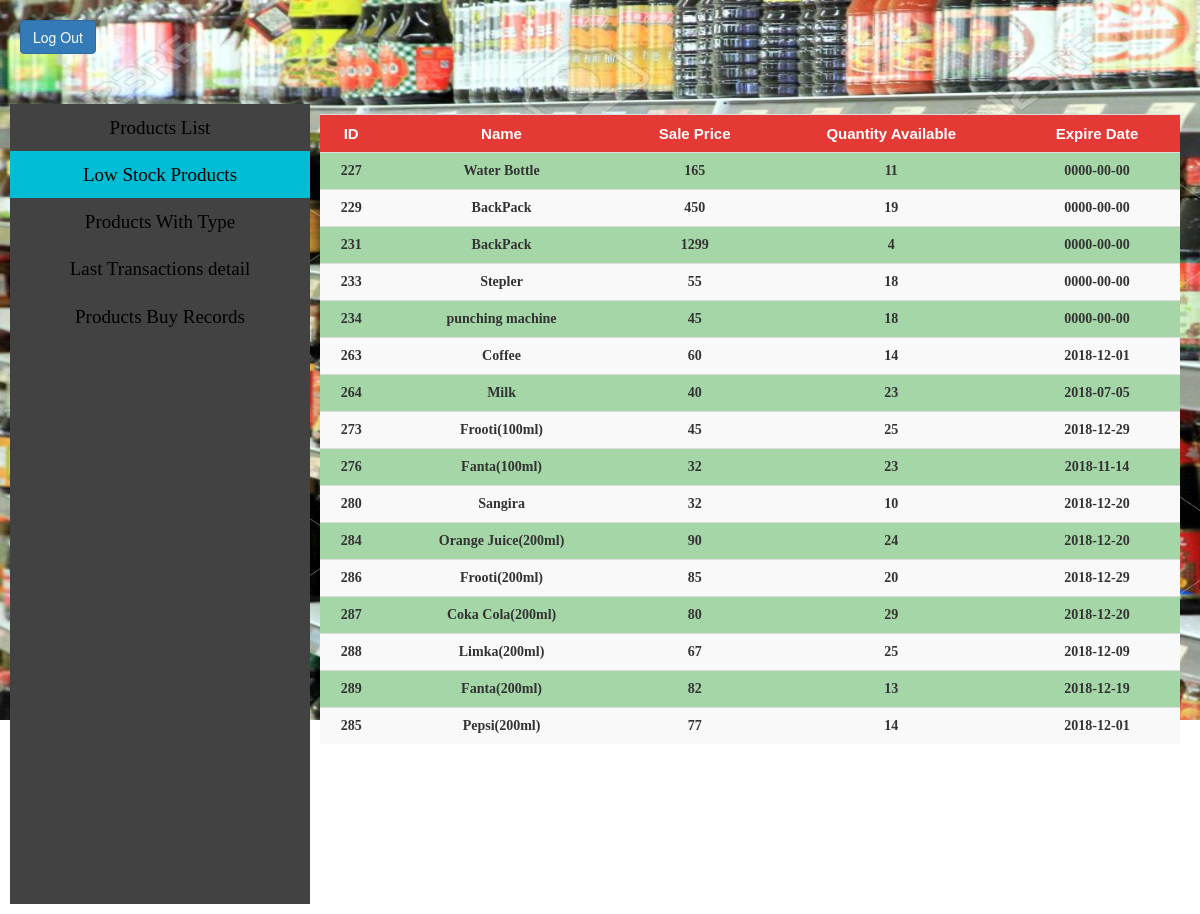
Page /SHOP/c2lowstock.php on the committed database.
### tables this page shows
create table stock
(
	st_id int,
    st_name varchar(128),
    st_comp varchar(128),
    st_type varchar(30),
    st_quen double,
    foreign key (st_id)  references products(pro_id) 
);

create table products 
(
	pro_id int,
	pro_name varchar(128),
    pro_manu_date date not null,
    pro_expire_dat date ,
    pro_pur_price float,
    pro_sal_price float,    
    primary key(pro_id)
);

### SHOP/c2lowstock.php (the view, shortened to what this page needs)
<!DOCTYPE html>
<html lang="en">
  <head>
      <link rel="stylesheet" type="text/css" href="admincss.css">
      <link href="css/bootstrap.min.css" rel="stylesheet">
  </head>
  <body>
    <?php
      require 'connect.inc.php';
      $query="select products.pro_id,products.pro_name,st_quen ,pro_sal_price,pro_expire_dat from products join stock on products.pro_id=stock.st_id where stock.st_quen<30";
      if($query_run = mysqli_query($conn,$query))
      {
      }
      else
      {
        echo "Query failed";
      }
    ?>
    <a href="index.php"><input type="button" class="btn btn-primary" value="Log Out" id="lgout"></a>
    <br><br>
    <ul class="nav">
      <li><a href="customerpage.php"  >Products List</a></li>
      <li><a href="c2lowstock.php" class="active">Low Stock Products</a></li>
      <li><a href="c3protype.php">Products With Type</a></li>
      <li><a href="c4tran.php">Last Transactions detail</a></li>
      <li><a href="c5buyrecord.php">Products Buy Records</a></li>
    </ul>
    <div class="sidebar">
          <table class="table table-striped">
            <tr>
              <td class="head"> ID </td>
              <td class="head"> Name </td>
              <td class="head"> Sale Price </th>
              <td class="head"> Quantity Available </th>
              <td class="head"> Expire Date </th>
            </tr>
            <?php while($row=mysqli_fetch_assoc($query_run)):?>
            <tr>
                <td><?php echo $row['pro_id']?></td>
                <td><?php echo $row['pro_name']?></td>
                <td><?php echo $row['pro_sal_price']?></td>
                <td><?php echo $row['st_quen']?></td>
                <td><?php echo $row['pro_expire_dat']?></td>
            </tr>
          <?php endwhile;?>
          </table>
    </div>
  </body>
</html>

### SHOP/admincss.css (style rules this page uses)
body { background-image:url(shop2.jpg); font-size: 10px; height: 100px; background-size: 1600px 720px; background-attachment: fixed; background-repeat:no-repeat; font-family:serif; }
#lgout { margin: 20px 0px 20px 20px; }
ul.nav { list-style-type: none; float: left; top: 5px; width: 25%; overflow: auto; height: 800%; margin: 10px; padding: 0px; background-color: #424242; }
td { text-align:center; font-size: 14px; font-weight: bold; font-family: comic sans ms; }
.head { font-weight: bolder; font-size: 15px; font-family: Helvetica; color: white; text-align: center; background-color:#E53935; }
tr:nth-child(even) { background: #A5D6A7; }
.nav li a { display: block; text-decoration: none; text-align: center; color: black; padding: 5px; font-size: 19px; font-family: verdana; }
.sidebar { margin-left: 25%; padding: 20px; height:800%; }
.active { background-color: #00BCD4; color: red; }

### rows in the picture
stock: st_id.pro_id "227", st_id.pro_name "Water Bottle", st_id.pro_sal_price "165", st_quen "11", st_id.pro_expire_dat "0000-00-00"
stock: st_id.pro_id "229", st_id.pro_name "BackPack", st_id.pro_sal_price "450", st_quen "19", st_id.pro_expire_dat "0000-00-00"
stock: st_id.pro_id "231", st_id.pro_name "BackPack", st_id.pro_sal_price "1299", st_quen "4", st_id.pro_expire_dat "0000-00-00"
stock: st_id.pro_id "233", st_id.pro_name "Stepler", st_id.pro_sal_price "55", st_quen "18", st_id.pro_expire_dat "0000-00-00"
stock: st_id.pro_id "234", st_id.pro_name "punching machine", st_id.pro_sal_price "45", st_quen "18", st_id.pro_expire_dat "0000-00-00"
stock: st_id.pro_id "263", st_id.pro_name "Coffee", st_id.pro_sal_price "60", st_quen "14", st_id.pro_expire_dat "2018-12-01"
stock: st_id.pro_id "264", st_id.pro_name "Milk", st_id.pro_sal_price "40", st_quen "23", st_id.pro_expire_dat "2018-07-05"
stock: st_id.pro_id "273", st_id.pro_name "Frooti(100ml)", st_id.pro_sal_price "45", st_quen "25", st_id.pro_expire_dat "2018-12-29"
stock: st_id.pro_id "276", st_id.pro_name "Fanta(100ml)", st_id.pro_sal_price "32", st_quen "23", st_id.pro_expire_dat "2018-11-14"
stock: st_id.pro_id "280", st_id.pro_name "Sangira", st_id.pro_sal_price "32", st_quen "10", st_id.pro_expire_dat "2018-12-20"
stock: st_id.pro_id "284", st_id.pro_name "Orange Juice(200ml)", st_id.pro_sal_price "90", st_quen "24", st_id.pro_expire_dat "2018-12-20"
stock: st_id.pro_id "286", st_id.pro_name "Frooti(200ml)", st_id.pro_sal_price "85", st_quen "20", st_id.pro_expire_dat "2018-12-29"
stock: st_id.pro_id "287", st_id.pro_name "Coka Cola(200ml)", st_id.pro_sal_price "80", st_quen "29", st_id.pro_expire_dat "2018-12-20"
stock: st_id.pro_id "288", st_id.pro_name "Limka(200ml)", st_id.pro_sal_price "67", st_quen "25", st_id.pro_expire_dat "2018-12-09"
stock: st_id.pro_id "289", st_id.pro_name "Fanta(200ml)", st_id.pro_sal_price "82", st_quen "13", st_id.pro_expire_dat "2018-12-19"
stock: st_id.pro_id "285", st_id.pro_name "Pepsi(200ml)", st_id.pro_sal_price "77", st_quen "14", st_id.pro_expire_dat "2018-12-01"
